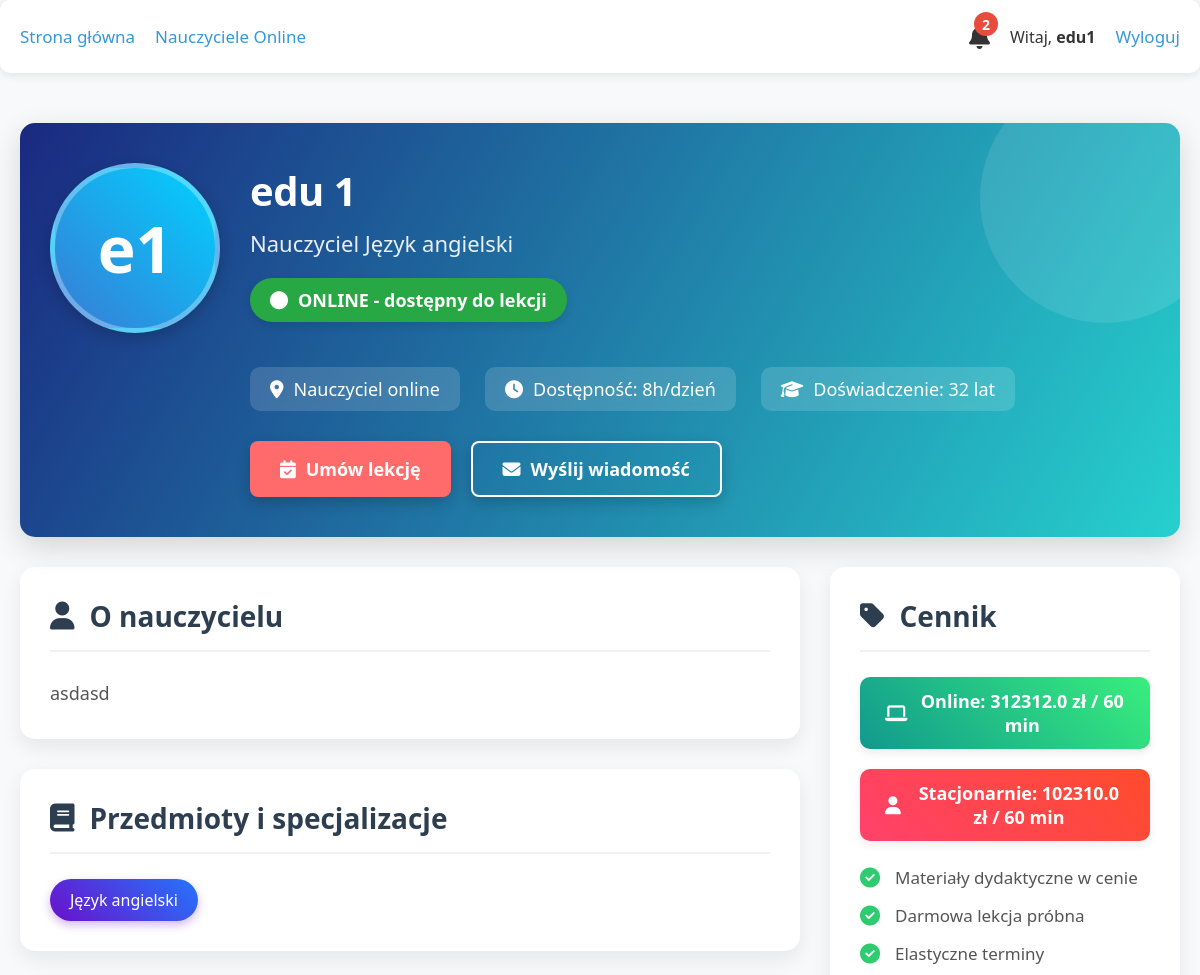
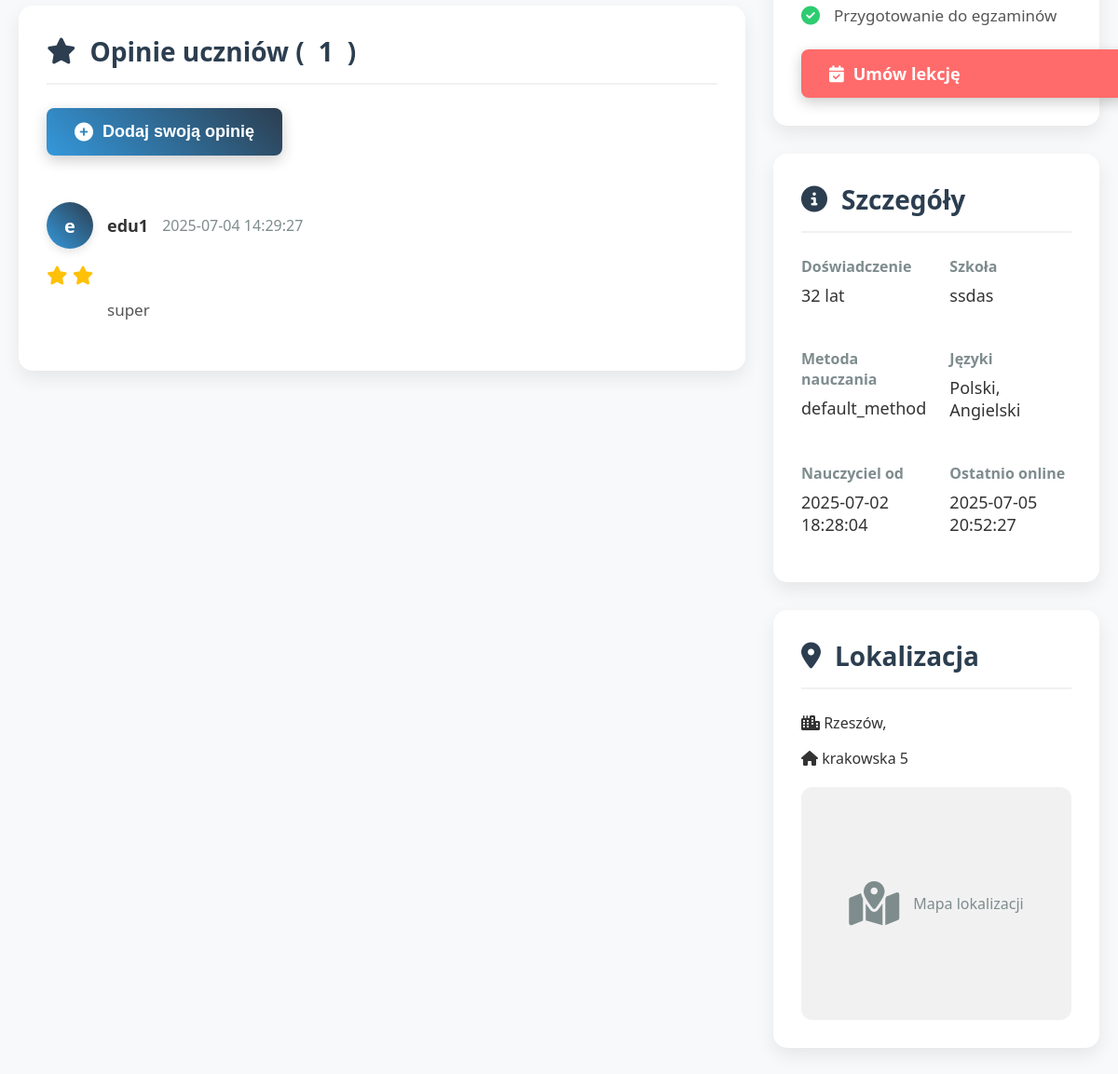
The page /teacher_profile/3 (signed in) on the database its author committed (2 pictures, top to bottom).
### tables this page shows
CREATE TABLE users (
                id INTEGER PRIMARY KEY AUTOINCREMENT,
                username TEXT UNIQUE NOT NULL,
                email TEXT UNIQUE NOT NULL,
                hash TEXT NOT NULL,
                role INTEGER DEFAULT 0,
                voivodeship TEXT,
                regional_teacher_id INTEGER,
                first_name TEXT,
                last_name TEXT,
                phone TEXT,
                school TEXT,
                subjects TEXT,
                experience_years INTEGER,
                bio TEXT,
                profile_picture TEXT,
                created_at TIMESTAMP DEFAULT CURRENT_TIMESTAMP,
                is_online INTEGER DEFAULT 0,
                last_online TIMESTAMP,
                teaching_modes TEXT DEFAULT 'online',
                availability_hours INTEGER DEFAULT 8,
                parental_email TEXT,
                password_setup_token TEXT,
                token_expiry TIMESTAMP,
                password_reset_token TEXT,
                password_reset_expiry TIMESTAMP,
                tmethod TEXT DEFAULT 'default_method'
            );

CREATE TABLE reviews (
                id INTEGER PRIMARY KEY AUTOINCREMENT,
                teacher_id INTEGER NOT NULL,
                student_id INTEGER NOT NULL,
                content TEXT NOT NULL,
                created_at TIMESTAMP DEFAULT CURRENT_TIMESTAMP,
                rating INTEGER CHECK(rating BETWEEN 1 AND 5),
                FOREIGN KEY (teacher_id) REFERENCES users(id),
                FOREIGN KEY (student_id) REFERENCES users(id)
                );

CREATE TABLE teacher_pricing (
                teacher_id INTEGER PRIMARY KEY,
                price_online REAL NOT NULL DEFAULT 80.0,
                price_in_person REAL NOT NULL DEFAULT 100.0,
                updated_at TIMESTAMP DEFAULT CURRENT_TIMESTAMP,
                FOREIGN KEY (teacher_id) REFERENCES users (id)
            );

CREATE TABLE pins (
                id INTEGER PRIMARY KEY AUTOINCREMENT,
                title TEXT NOT NULL,
                description TEXT,
                region TEXT NOT NULL,
                city TEXT NOT NULL,
                address TEXT NOT NULL,
                lat REAL NOT NULL,
                lng REAL NOT NULL,
                created_by INTEGER NOT NULL,
                FOREIGN KEY (created_by) REFERENCES users (id)
            );

### app.py (the view)
@app.route("/teacher_profile/<int:teacher_id>")
def teacher_profile(teacher_id):
    if "user_id" not in session:
        flash("Musisz być zalogowany, aby przeglądać profile nauczycieli", "error")
        return redirect(url_for("login"))
    db = get_db()
    teacher = db.execute("""
        SELECT u.*, p.city, p.address, p.lat, p.lng,
               rt.username as regional_teacher_name
        FROM users u
        LEFT JOIN pins p ON u.id = p.created_by
        LEFT JOIN users rt ON u.regional_teacher_id = rt.id
        WHERE u.id = ? AND u.role IN (?, ?)
    """, (teacher_id, ROLE_TEACHER, ROLE_REGIONAL_TEACHER)).fetchone()
    if not teacher:
        flash("Nauczyciel nie istnieje", "error")
        return redirect(url_for("index"))
    teacher = row_to_dict(teacher)
    availability = {}
    availability_rows = db.execute("""
        SELECT day_of_week, start_time, end_time, is_available, teaching_mode
        FROM teacher_availability
        WHERE teacher_id = ?
    """, (teacher_id,)).fetchall()
    for row in availability_rows:
        day = row['day_of_week']
        time_slot = f"{row['start_time']} - {row['end_time']}"
        if day not in availability:
            availability[day] = {}
        availability[day][time_slot] = {
            'available': row['is_available'],
            'mode': row['teaching_mode']
        }
    reviews = []
    if db:
        reviews = db.execute("""
            SELECT r.*, u.username as student_name
            FROM reviews r
            JOIN users u ON r.student_id = u.id
            WHERE r.teacher_id = ?
            ORDER BY r.created_at DESC
        """, (teacher_id,)).fetchall()
        reviews = rows_to_dict_list(reviews)
    pricing = db.execute("""
        SELECT price_online, price_in_person
        FROM teacher_pricing
        WHERE teacher_id = ?
    """, (teacher_id,)).fetchone()
    if not pricing:
        pricing = {"price_online": "brak danych", "price_in_person": "brak danych"}
    unread_notifications = 0
    if 'user_id' in session:
        user_id = session['user_id']
        unread_notifications = db.execute("""
                SELECT COUNT(*) as count
                FROM notifications
                WHERE user_id = ? AND is_read = 0
            """, (user_id,)).fetchone()["count"]
    return render_template("teacher_profile.html",
                           teacher=teacher,
                           availability=availability,
                           reviews=reviews,
                           time_slots=generate_time_slots(),
                           datetime=datetime,
                           pricing=pricing,
                           logged_in='user_id' in session,
                           session=session,
                           unread_notifications=unread_notifications)

### templates/teacher_profile.html (shortened to what this page needs)
<!DOCTYPE html>
<html lang="pl">
<head>
    <link rel="stylesheet" href="https://cdnjs.cloudflare.com/ajax/libs/font-awesome/6.4.0/css/all.min.css">
</head>
<body>
    <div class="nav">
        <div class="nav-left">
            <a href="{{ url_for('index') }}">Strona główna</a>
            <a href="{{ url_for('online_teachers') }}">Nauczyciele Online</a>
        </div>
        <div class="nav-right">
            {% if logged_in %}
                <div class="notification-icon">
                    <i class="fas fa-bell"></i>
                    {% if unread_notifications > 0 %}
                        <span class="notification-badge">{{ unread_notifications }}</span>
                    {% endif %}
                </div>
                <span>Witaj, <strong>{{ session.username }}</strong></span>
                <a href="{{ url_for('logout') }}">Wyloguj</a>
            {% else %}
                <a href="{{ url_for('login') }}">Logowanie</a>
                <a href="{{ url_for('register') }}">Rejestracja</a>
            {% endif %}
        </div>
    </div>
    <div class="container">
        <div class="profile-header">
            <div class="avatar-container">
                <div class="teacher-avatar">
                    {{ teacher.first_name[0] }}{{ teacher.last_name[0] }}
                </div>
            </div>
            <div class="profile-info">
                <h1 class="teacher-name">{{ teacher.first_name }} {{ teacher.last_name }}</h1>
                <div class="teacher-title">Nauczyciel {{ teacher.subjects.split(', ')[0] }}</div>
                <div class="status-badge">
                    <i class="fas fa-circle"></i> ONLINE - dostępny do lekcji
                </div>
                <div class="contact-info">
                    <div class="contact-item">
                        <i class="fas fa-map-marker-alt"></i>
                        {% if teacher.voivodeship %}
                            {{ teacher.voivodeship }}{% if teacher.city %}, {{ teacher.city }}{% endif %}
                        {% else %}
                            Nauczyciel online
                        {% endif %}
                    </div>
                    <div class="contact-item">
                        <i class="fas fa-clock"></i>
                        Dostępność: {{ teacher.availability_hours }}h/dzień
                    </div>
                    <div class="contact-item">
                        <i class="fas fa-graduation-cap"></i>
                        Doświadczenie: {{ teacher.experience_years }} lat
                    </div>
                </div>
                <div class="profile-actions">
                    <a href="{{ url_for('book_teacher', teacher_id=teacher.id) }}" class="btn btn-primary">
                        <i class="fas fa-calendar-check"></i> Umów lekcję
                    </a>
                    <a href="#" class="btn btn-outline">
                        <i class="fas fa-envelope"></i> Wyślij wiadomość
                    </a>
                </div>
            </div>
        </div>
        <div class="profile-content">
            <div class="main-content">
                <div class="section">
                    <h2 class="section-title"><i class="fas fa-user"></i> O nauczycielu</h2>
                    <div class="about-content">
                        {{ teacher.bio or "Nauczyciel nie dodał jeszcze opisu swojego profilu." }}
                    </div>
                </div>
                <div class="section">
                    <h2 class="section-title"><i class="fas fa-book"></i> Przedmioty i specjalizacje</h2>
                    <div class="subjects-list">
                        {% for subject in teacher.subjects.split(', ') %}
                        <div class="subject-tag">{{ subject }}</div>
                        {% endfor %}
                    </div>
                </div>
                <div class="section">
                    <h2 class="section-title"><i class="fas fa-star"></i> Opinie uczniów (<span id="reviews-count">{{ reviews|length }}</span>)</h2>
                    {% if logged_in %}
                    <button id="show-review-form" class="add-review-btn">
                        <i class="fas fa-plus-circle"></i> Dodaj swoją opinię
                    </button>
                    {% else %}
                    <div class="alert alert-info">
                        <a href="{{ url_for('login') }}">Zaloguj się</a> aby dodać opinię
                    </div>
                    {% endif %}
                    <div class="reviews-container" id="reviews-container">
                        {% if reviews %}
                            {% for review in reviews %}
                            <div class="review">
                                <div class="review-header">
                                    <div class="review-avatar">{{ review.student_name[0] }}</div>
                                    <div class="review-name">{{ review.student_name }}</div>
                                    <div class="review-date">{{ review.created_at|format_date }}</div>
                                </div>
                                <div class="review-rating">
                                    {% for i in range(1, 6) %}
                                        <i class="fas fa-star{% if i > review.rating %}-o{% endif %}"></i>
                                    {% endfor %}
                                </div>
                                <div class="review-content">
                                    {{ review.content }}
                                </div>
                            </div>
                            {% endfor %}
                        {% else %}
                            <div class="no-reviews">
                                <i class="far fa-frown"></i>
                                <h3>Brak opinii</h3>
                                <p>Ten nauczyciel nie ma jeszcze żadnych opinii.</p>
                            </div>
                        {% endif %}
                    </div>
                </div>
            </div>
            <div class="sidebar">
                <div class="section booking-card">
                    <h2 class="section-title"><i class="fas fa-tag"></i> Cennik</h2>
                    <div class="modes-list">
                        <div class="mode-tag mode-online">
                            <i class="fas fa-laptop"></i> Online: {{ pricing.price_online }} zł / 60 min
                        </div>
                        <div class="mode-tag mode-in-person">
                            <i class="fas fa-user"></i> Stacjonarnie: {{ pricing.price_in_person }} zł / 60 min
                        </div>
                    </div>
                    <div class="booking-features">
                        <div class="feature-item">
                            <i class="fas fa-check-circle"></i>
                            <span>Materiały dydaktyczne w cenie</span>
                        </div>
                        <div class="feature-item">
                            <i class="fas fa-check-circle"></i>
                            <span>Darmowa lekcja próbna</span>
                        </div>
                        <div class="feature-item">
                            <i class="fas fa-check-circle"></i>
                            <span>Elastyczne terminy</span>
                        </div>
                        <div class="feature-item">
                            <i class="fas fa-check-circle"></i>
                            <span>Przygotowanie do egzaminów</span>
                        </div>
                    </div>
                    <a href="{{ url_for('book_teacher', teacher_id=teacher.id) }}" class="btn btn-primary" style="width: 100%;">
                        <i class="fas fa-calendar-check"></i> Umów lekcję
                    </a>
                </div>
                <div class="section">
                    <h2 class="section-title"><i class="fas fa-info-circle"></i> Szczegóły</h2>
                    <div class="info-grid">
                        <div class="info-item">
                            <div class="info-label">Doświadczenie</div>
                            <div class="info-value">{{ teacher.experience_years }} lat</div>
                        </div>
                        <div class="info-item">
                            <div class="info-label">Szkoła</div>
                            <div class="info-value">{{ teacher.school or 'Nie podano' }}</div>
                        </div>
                        <div class="info-item">
                            <div class="info-label">Metoda nauczania</div>
                            <div class="info-value">{{ teacher.tmethod or 'Tradycyjna' }}</div>
                        </div>
                        <div class="info-item">
                            <div class="info-label">Języki</div>
                            <div class="info-value">Polski, Angielski</div>
                        </div>
                        <div class="info-item">
                            <div class="info-label">Nauczyciel od</div>
                            <div class="info-value">{{ teacher.created_at|format_date }}</div>
                        </div>
                        <div class="info-item">
                            <div class="info-label">Ostatnio online</div>
                            <div class="info-value">{{ teacher.last_online|format_datetime }}</div>
                        </div>
                    </div>
                </div>
                <div class="section">
                    <h2 class="section-title"><i class="fas fa-map-marker-alt"></i> Lokalizacja</h2>
                    {% if teacher.city %}
                    <p><i class="fas fa-city"></i> {{ teacher.city }}, {{ teacher.voivodeship }}</p>
                    <p><i class="fas fa-home"></i> {{ teacher.address or 'Nie podano adresu' }}</p>
                    <div id="mini-map" style="height: 250px; margin-top: 20px; border-radius: 12px; overflow: hidden; background: #f1f1f1; display: flex; align-items: center; justify-content: center; color: #7f8c8d;">
                        <i class="fas fa-map-marked-alt" style="font-size: 48px;"></i>
                        <p style="margin-left: 15px;">Mapa lokalizacji</p>
                    </div>
                    {% else %}
                    <p>Nauczyciel prowadzi wyłącznie lekcje online</p>
                    {% endif %}
                </div>
            </div>
        </div>
    </div>
</body>
</html>

### rows shown on the page
users: first_name "e", last_name "1", first_name "edu", subjects "Język angielski", availability_hours "8", experience_years "32", bio "asdasd", school "ssdas", tmethod "default_method", created_at "2025-07-02 18:28:04", last_online "2025-07-05 20:52:27"
reviews: username "e", student_name "edu1", created_at "2025-07-04 14:29:27", rating 2 (drawn), content "super"
teacher_pricing: price_online "312312.0", price_in_person "102310.0"
pins: city "Rzeszów", address "krakowska 5"

### other values the page prints
{{ unread_notifications }} "2"
{{ session.username }} "edu1"
{{ reviews|length }} "1"
